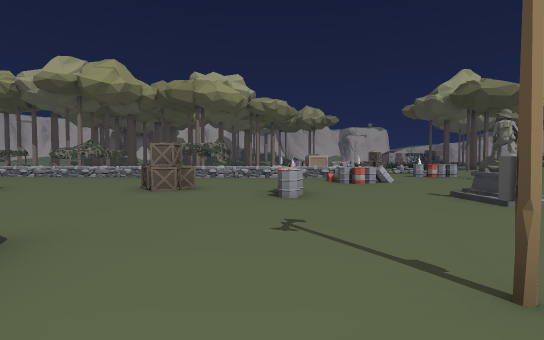
View 1 (above)

24 first-person views from a walk through a scene from a Unity 3-D project. The camera is 1.2 m above the floor, tilts 2° down and sees 85° across. The floor is counted in squares, 2 m on a side. Each view is taken from the middle of a square. On the plan, view 1 faces up. The plan holds only what a view shows up to about 9 squares ahead; the rest is blank. The place goes on beyond the plan. The player character is not drawn. Some animated figures are left out. Door leaves are left out, so doorways stand open. Some surface patterns are stand-ins.

View 2
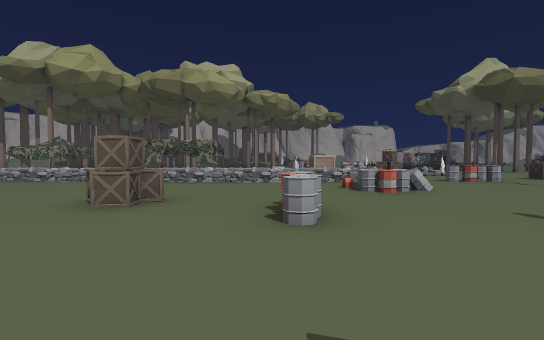

View 3
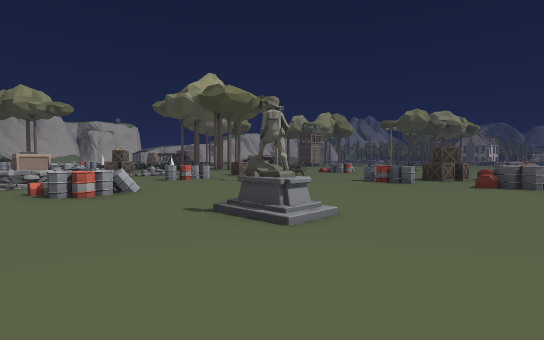

View 4
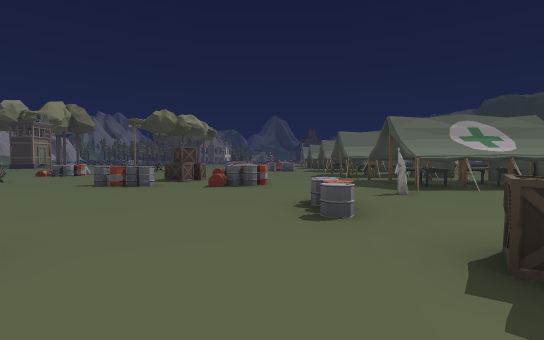

View 5
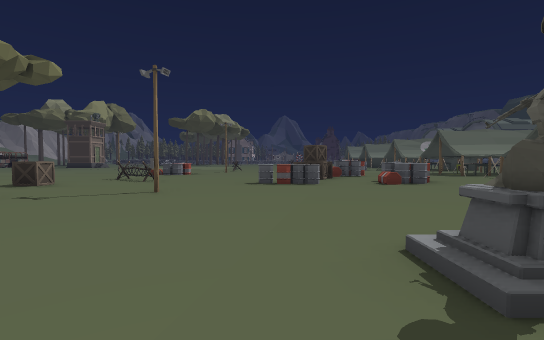

View 6
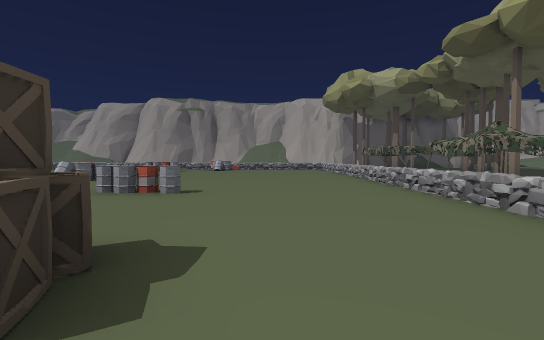

View 7
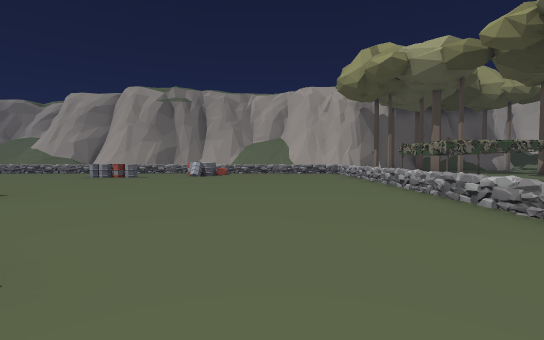

View 8
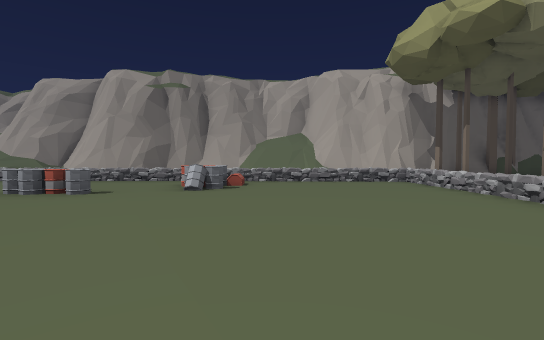

View 9
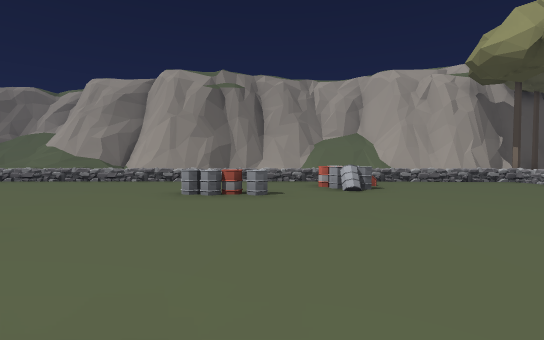

View 10
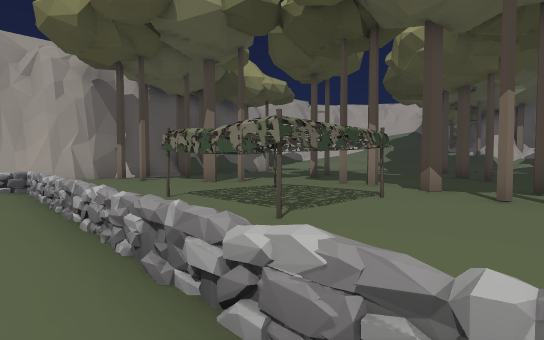

View 11
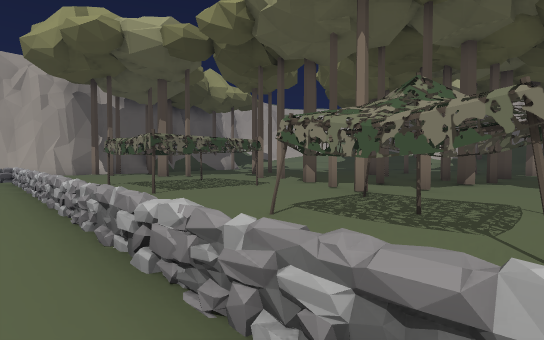

View 12
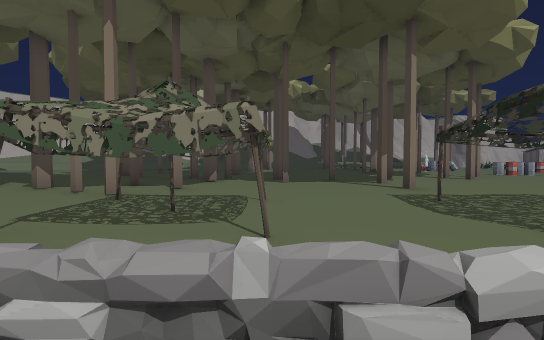

View 13
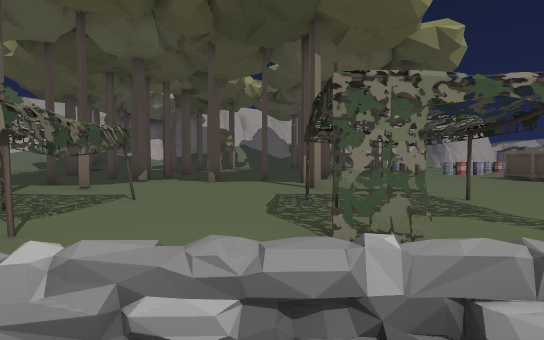

View 14
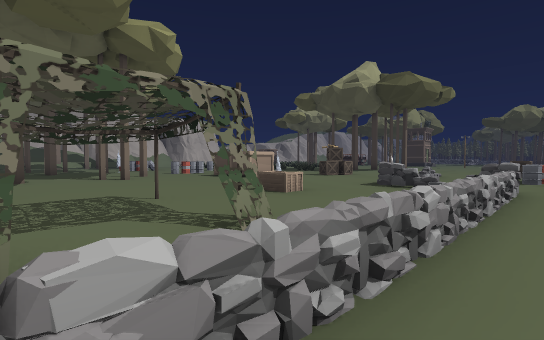

View 15
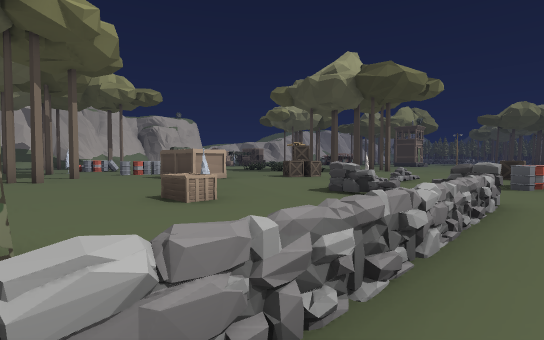

View 16
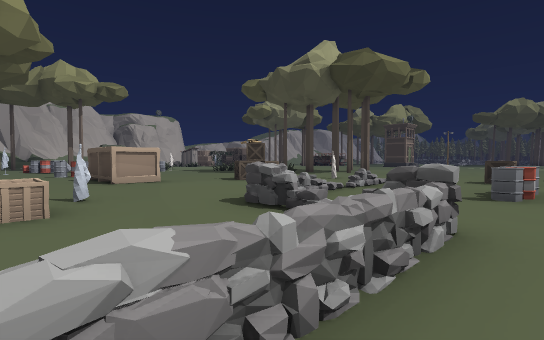

View 17
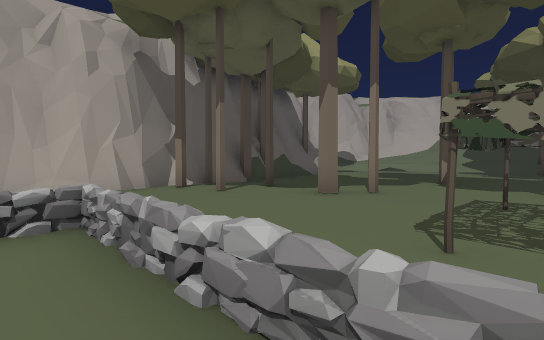

View 18
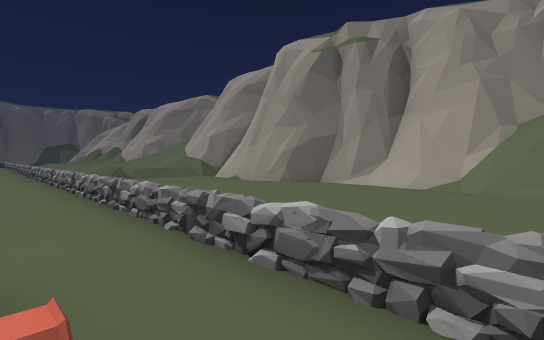

View 19
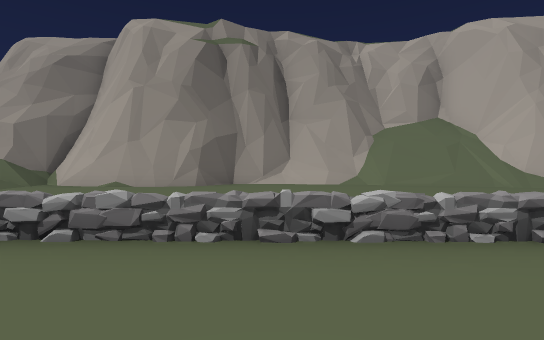

View 20
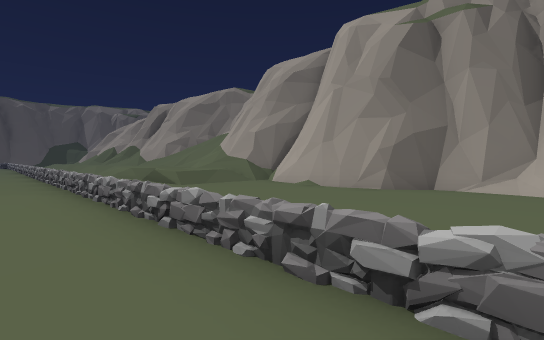

View 21
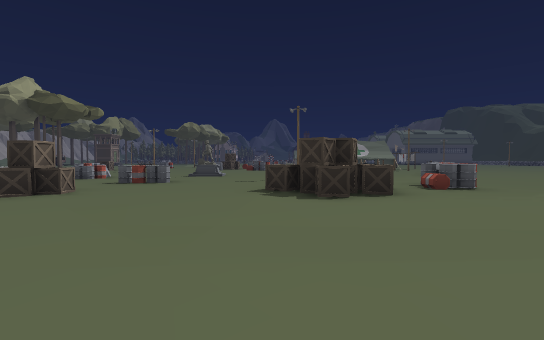

View 22
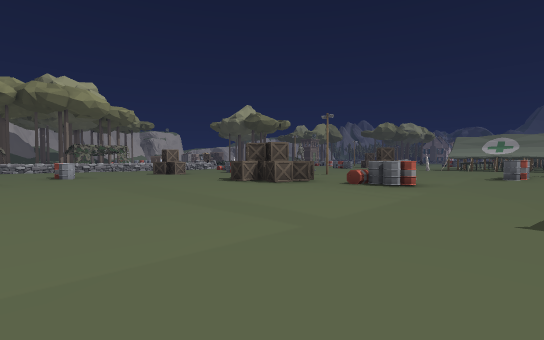

View 23
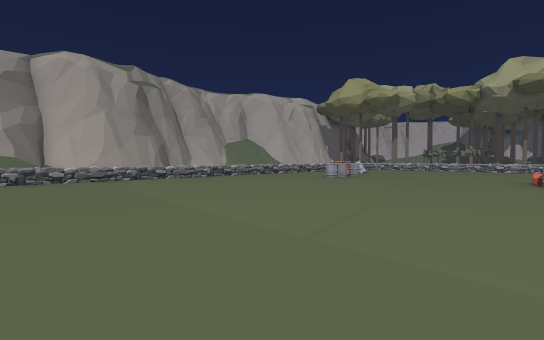

View 24
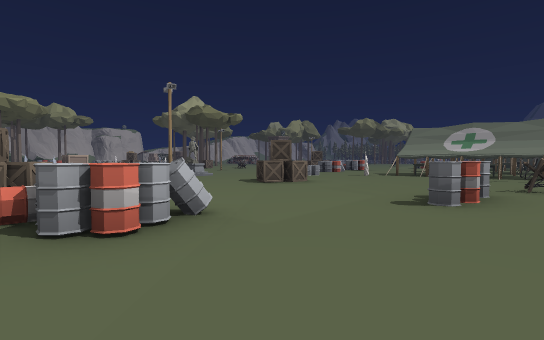

### Floor plan
Key: @ floor where view 1 was taken; # wall or solid block; x gap in a wall; . main floor; - floor 0.25 m lower than the main floor; : floor 0.5 m higher than the main floor; / step, stairs or slope; = window, fence, low wall or low ledge; ^ raised ledge; P pole; C crate; T tent; O other object.
Columns run from 24 left of view 1 to 11 right of it. Each row starts with its distance up from view 1.
 21         ..  #.       ...
 20         ..  ..#.#    #..#..
 19       ........##...#...#..OO
 18      ............#..#.....CC..
 17     ......#................C..O
 16    #........#x##.............OO
 15    #...#..T.........TT...#.....#
 14    #......T.T..TTT..T...C.......
 13    #......T.T..TTT.........=////.
 12    #......TTT.......T.T...#=........
 11   ##   ====================..OO.C...
 10   #    =..........................O.
  9 -#     =................../O......O.
  8 -//.   =...............-..OO...P....
  7 -/.... =.............OO.............
  6  /.... =OO........O...O.O........O.
  5 #/.... =.O........O.....O..OO....O.O
  4 #/.... =..O................O.......O
  3 ##.... =..O....OO................OO.
  2  #.... =..............O..........O..
  1  ##... =.............OO..P..OOO.....
  0   #... =.............OOO@..OO..#....
 -1   #... =........................^#.^
 -2  ##... =..............OO/.......^O.#
 -3 ##///. =......................  ^O.#
 -4  #/::  =..................OO....^..#
 -5        =..........----......O.   ###

Positions as (right, up) in squares from view 1, and headings:
1: (0, 0), facing up
2: (0, 2), facing up
3: (1, 2), facing up-right
4: (2, 2), facing right
5: (2, 6), facing right
6: (-1, 8), facing left
7: (-5, 8), facing left
8: (-9, 7), facing left
9: (-9, 4), facing left
10: (-10, 10), facing up-left
11: (-7, 10), facing up-left
12: (-7, 10), facing up
13: (-5, 10), facing up
14: (-4, 10), facing up-right
15: (-2, 10), facing up-right
16: (0, 10), facing up-right
17: (-14, 10), facing up-left
18: (-16, 7), facing down-left
19: (-15, 3), facing left
20: (-16, 4), facing down-left
21: (-8, 2), facing right
22: (-8, -5), facing up-right
23: (-9, -5), facing up-left
24: (-2, -5), facing up-right
